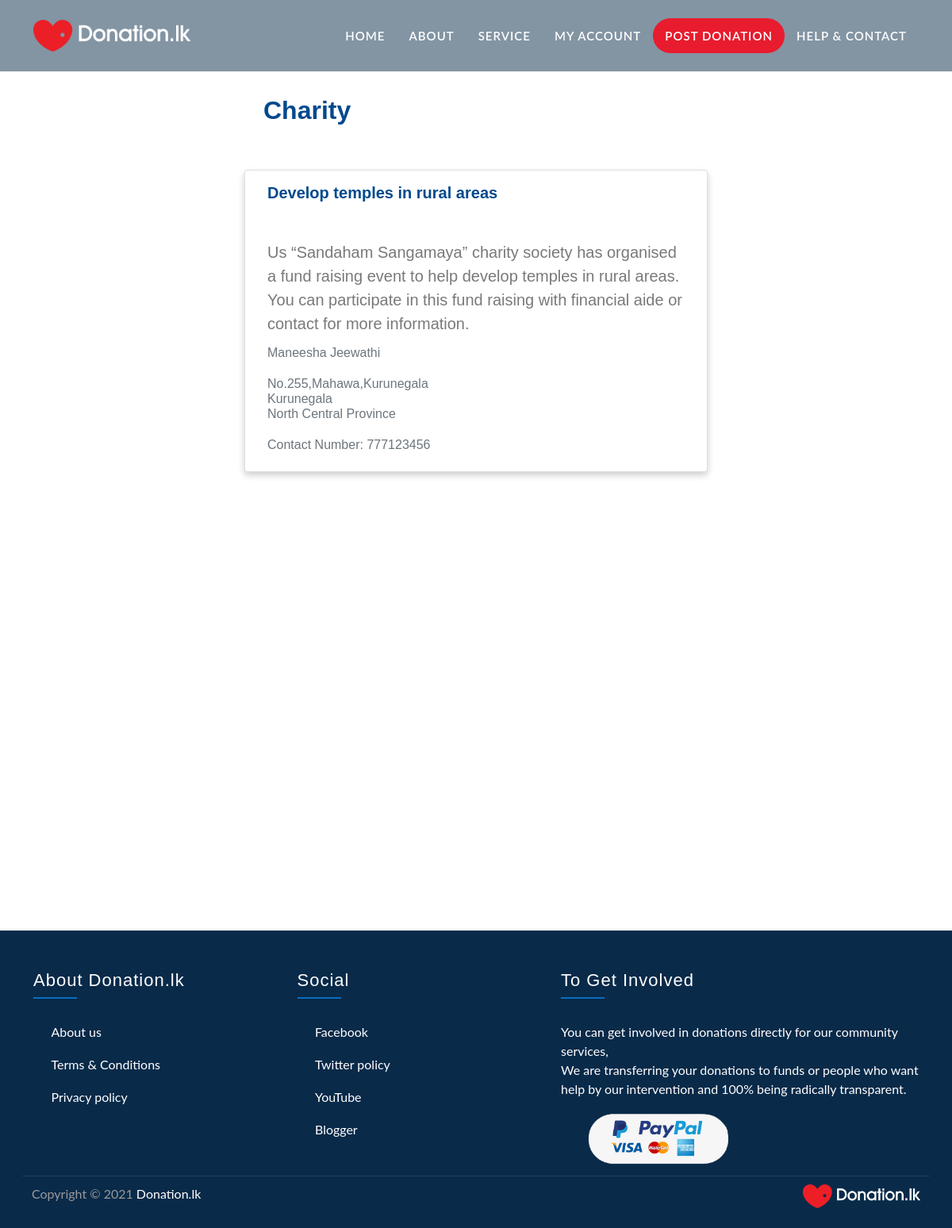
The page /serviceAds.php?don_type_id=4 on the database its author committed.
### tables this page shows
CREATE TABLE `donation_type` (
  `donation_type_id` int(11) NOT NULL,
  `donation_type_name` varchar(50) NOT NULL
);

CREATE TABLE `province` (
  `province_id` int(11) NOT NULL,
  `province_name` varchar(50) NOT NULL
);

### authentication/functions.php (called while the page is built, shortened)
<?php
function isLoggedin()
{
	if(isset($_SESSION['user_id']))
	{
		 return true;
	}
	else {
		return false;
	}
}

### serviceAds.php (the view, shortened to what this page needs)
<?php
    $donation_type_id = filter_input(INPUT_GET, 'don_type_id',FILTER_VALIDATE_INT);
    require('./database_post_don.php');
    $query_results="select table1.donation_title, table1.donation_desc, table1.donation_fname, table1.donation_lname, table1.donation_address, table1.donation_city, table1.donation_telephone, province.province_name from (select * from donations where donation_type_id = :d_type_id) as table1 inner join province on table1.donation_province_id = province.province_id;";
    $statement_results = $db->prepare($query_results);
    $statement_results->bindValue(':d_type_id', $donation_type_id);
    $statement_results->execute();
    $results_table = $statement_results->fetchAll();
    $query_don_type = "select donation_type_name from donation_type where donation_type_id = :d_type_id";
    $statement_don_type = $db->prepare($query_don_type);
    $statement_don_type->bindValue(':d_type_id', $donation_type_id);
    $statement_don_type->execute();
    $donation_type = $statement_don_type->fetch();
?>
<?php
	include_once(__DIR__ .'/authentication/functions.php');
?>
<!DOCTYPE html>
<html lang="en">
<head>
    <link href="https://stackpath.bootstrapcdn.com/bootstrap/4.4.1/css/bootstrap.min.css" rel="stylesheet">
    <link href="https://stackpath.bootstrapcdn.com/font-awesome/4.7.0/css/font-awesome.min.css" rel="stylesheet">
    <link href="https://cdn.jsdelivr.net/npm/bootstrap@5.0.0-beta3/dist/css/bootstrap.min.css" rel="stylesheet"
>
    <link rel="stylesheet" href="./CSS/Education.css" type="text/css">
    <link rel="stylesheet" href="./CSS/style-card.css" type="text/css">
    </head>
<body>
<div class="navbar navbar-expand-lg bg-dark navbar-dark" id="Nav-Bar">
    <div class="container">
        <a href="Index.php" class="navbar-brand" id="donation.lk"> <img src="./img/Untitled-2.png" alt="DONATION.LK"></a>
        <div class="collapse navbar-collapse justify-content-between" id="navbarCollapse">
            <ul class="navbar-nav me-auto mb-2 mb-lg-0">
                <li class="nav-item">
                    <a class="nav-link" aria-current="page" href="Index.php">Home</a>
                </li>
                <li class="nav-item">
                    <a class="nav-link" aria-current="page" href="about us.php">About</a>
                </li>
                <li class="nav-item">
                    <a class="nav-link" aria-current="page" href="Service.php">Service</a>
                </li>
                <li class="nav-item">
                    <a class="nav-link" aria-current="page" href="login.php">My account</a>
                </li>
                <?php
                if( isLoggedin()) {
                    ?>
                        <li class="nav-item">
                        <a class="nav-link" aria-current="page" id="post-ad" href="Postad.php">POST DONATION</a>
                        </li>
                    <?php
                }
                else{
                    ?>
                        <li class="nav-item">
                        <a class="nav-link" aria-current="page" id="post-ad" href="login.php">POST DONATION</a>
                        </li>
                    <?php
                }
                ?>
                <li class="nav-item">
                    <a class="nav-link" aria-current="page" href="contact-us.php">Help & Contact</a>
                </li>
            </ul>
        </div>
    </div>
</div>
<div class="Education" >
    <div class="container">
        <h2><?php echo $donation_type['donation_type_name']?></h2>
    </div>
        <?php foreach($results_table as $results_record):?>
            <div class="row">
                <div class="col card mb-5" style="width: 18rem;">
                    <div class="card-body">
                        <h5 class="card-title"><?php echo $results_record['donation_title']?></h5>
                        <p class="card-text lead"><?php echo $results_record['donation_desc']?></p>
                        <h6 class="card-subtitle mb-2 text-muted">
                            <?php echo $results_record['donation_fname'] . " " . $results_record['donation_lname']?><br><br>
                            <?php echo $results_record['donation_address']?><br>
                            <?php echo $results_record['donation_city']?><br>
                            <?php echo $results_record['province_name']?><br><br>
                            Contact Number: <?php echo $results_record['donation_telephone']?><br>
                        </h6>
                    </div>
                </div>
            </div>
        <?php endforeach?>
</div>
<div class="footer">
    <div class="container">
        <div class="row">
            <div class="col-lg-7">
                <div class="row">
                    <div class="col-md-6">
                        <div class="footer-contact">
                            <h2>About Donation.lk</h2>
                            <p> <a href="about us.php">About us</a></p>
                            <p> <a href="Terms-and-condition.php">Terms & Conditions</a></p>
                            <p> <a href="Privacy-Policy.php">Privacy policy</a></p>
                        </div>
                    </div>
                    <div class="col-md-6">
                        <div class="footer-link">
                            <h2>Social</h2>
                            <p><a href="https://www.facebook.com/">Facebook</a></p>
                            <p><a href="https://twitter.com/">Twitter policy</a></p>
                            <p><a href="https://www.youtube.com/">YouTube</a></p>
                            <p><a href="https://www.blogger.com/">Blogger</a></p>
                        </div>
                    </div>
                </div>
            </div>
            <div class="col-lg-5">
                <div class="footer-newsletter">
                    <h2>To Get Involved</h2>
                    <p>
                    You can get involved in donations directly for our community services,<br>
                        We are transferring your donations to funds or people who want help by our intervention and 100% being radically transparent.
                    </p>
                    <div class="form" id="paypal">
                        <div class="col-md-6" id="footer-newsletter">
                        <?php
                if( isLoggedin()) {
                    ?>
                        <a href="https://www.paypal.com/donate?hosted_button_id=XG7BMF6DSUGDN"> <img src="./img/paypal.png" alt="Icon"></a>
                    <?php
                }
                else{
                    ?>
                        <a href="login.php"> <img src="./img/paypal.png" alt="Icon"></a>
                    <?php
                }
                ?>
                </div>
            </div>
        </div>
    </div>
    <div class="container copyright">
        <div class="row">
            <div class="col-md-6">
                <p>Copyright &copy; 2021 <a href="Index.php">Donation.lk</a></p>
            </div>
            <div class="col-md-6" id="footer-img">
                <a href="Index.php"> <img src="./img/Untitled-2.png" alt="Icon"></a>
            </div>
        </div>
    </div>
</div>
</body>
</html>

### CSS/Education.css (style rules this page uses)
body { color: #797979; background: #ffffff; font-family: 'Lato', sans-serif; }
h1, h2, h3, h4, h5, h6 { color: #202C45; font-family: 'Oswald', sans-serif; }
a { color: #202C45; transition: .3s; text-decoration: none; }
.navbar { position: relative; transition: .5s; z-index: 999; background-color: #062847; }
#Nav-Bar { position: fixed; top: 0; width: 100%; transition: 0.5s; background-color: #062847; background: rgb(9 42 73 / 50%)!important; }
.navbar .navbar-brand { margin: 0; left: 200p; color: #ffffff; font-size: 45px; line-height: 0px; font-weight: 200; text-transform: uppercase; }
#Nav-Bar #navbarCollapse a { font-weight: 600; font-size: 15px; box-sizing: border-box; display: inline-block; line-height: 44px; float: left; padding: 0 15px; color: #fff; font-weight: 600; transition: ease-out 0.5s; -webkit-transition: ease-out 0.5s; -moz-transition: ease-out 0.5s; }
.navbar .navbar-brand img { max-width: 100%; max-height: 40px; }
.navbar-dark .navbar-nav .nav-link, .navbar-dark .navbar-nav .nav-link:focus, .navbar-dark .navbar-nav .nav-link:hover, .navbar-dark .navbar-nav .nav-link.active, { padding: 10px 10px 8px 10px; text-align: inline; color: #ffffff ; }
#navbarCollapse { display: inline-block!important; }
.navbar-nav { float: right; display: inline-block; margin: 0; margin-right: unset!important; margin-left: unset!important; position: relative; }
.navbar-nav li { display: inline-block; float: left; }
#post-ad { padding-top: 0px ; }
#post-ad { padding: 10px 30px 12px 30px; text-align: center; font-size: 16px; font-weight: 500; color: #ffffff; background: #E81C2E; border: none; border-radius: 60px; box-shadow: inset 0 0 0 0 #202C45; transition: ease-out 0.5s; -webkit-transition: ease-out 0.5s; -moz-transition: ease-out 0.5s; z-index: 9999; }
@media (min-width: 992px) { .navbar { position: absolute; width: 100%; top: 35px; padding: 20px 0; background: rgba(9, 42, 73, .2)!important; z-index: 9; } }
@media (min-width: 992px) { .navbar a.nav-link { padding: 8px 15px; font-size: 14px; letter-spacing: 1px; text-transform: uppercase; } }
.Education { margin-right: 320px; margin-left: 320px; margin-top: 120px; padding-bottom: 500px; }
.Education h2 { font-weight: 600; color: #00498d; padding-bottom: 40px; }
.footer { position: relative; margin-top: 30px; padding-top: 50px; background: #092a49; }
.footer .footer-contact, .footer .footer-link, .footer .footer-newsletter { position: relative; margin-bottom: 45px; color: #ffffff; }
.footer .footer-contact h2, .footer .footer-link h2, .footer .footer-newsletter h2 { position: relative; margin-bottom: 30px; padding-bottom: 10px; font-size: 22px; font-weight: 300; letter-spacing: 1px; color: #ffffff; }
.footer .footer-contact h2::after, .footer .footer-link h2::after, .footer .footer-newsletter h2::after { position: absolute; content: ""; width: 55px; height: 2px; bottom: 0; left: 0; background: #096ec0; }
.footer .footer-link a { display: block; margin-bottom: 10px; color: #ffffff; transition: .3s; }
.footer .footer-link a::before { position: relative; content: "\f105"; font-family: "Font Awesome 5 Free"; font-weight: 900; margin-right: 10px; }
.footer-contact p a { color: #ffffff; }
.footer .footer-contact a { display: block; margin-bottom: 10px; color: #ffffff; transition: .3s; }
.footer .footer-contact a::before { position: relative; content: "\f105"; font-family: "Font Awesome 5 Free"; font-weight: 900; margin-right: 10px; }
.footer .footer-newsletter .form { position: relative; width: 100%; }
.footer .copyright { padding: 0 10px; }
.footer .copyright .row { padding-top: 10px; padding-bottom: 25px; border-top: 1px solid rgba(256, 256, 256, .1); }
.footer .copyright p { margin: 0; color: #999999; }
.footer .copyright p a { color: #ffffff; }
.footer .container { position: relative; }
#paypal img { float: right; width: 90%; height: 50%; }
.footer .container img { margin-top: 0px; height: 30px; cursor: pointer; float: right; }

### CSS/style-card.css (style rules this page uses)
.card { box-shadow: 0 4px 8px 0 rgba(0, 0, 0, 0.2); margin: auto; text-align: left; font-family: arial; }
h5 { font-weight: 600; color: #00498d; padding-bottom: 40px; }
h6 { color: #474e5d; }

### rows shown on the page
donation_type: donation_type_name "Charity"
province: donation_title "Develop temples in rural areas", donation_desc "Us “Sandaham Sangamaya” charity society has organised a fund raising event to help develop temples in rural areas. You can participate in this fund raising with financial aide or contact for more information.", donation_fname "Maneesha", donation_lname "Jeewathi", donation_address "No.255,Mahawa,Kurunegala", donation_city "Kurunegala", province_name "North Central Province", donation_telephone "777123456"
